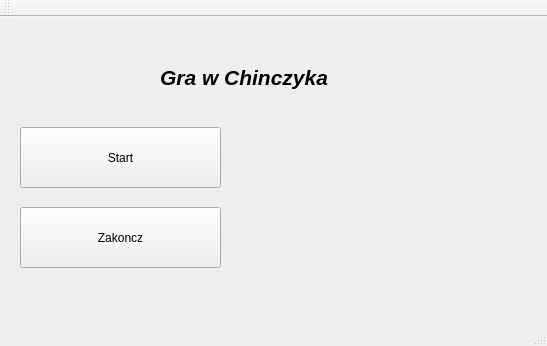
<?xml version="1.0" encoding="UTF-8"?>
<ui version="4.0">
 <class>MainWindow</class>
 <widget class="QMainWindow" name="MainWindow">
  <property name="geometry">
   <rect>
    <x>0</x>
    <y>0</y>
    <width>547</width>
    <height>346</height>
   </rect>
  </property>
  <property name="windowTitle">
   <string>MainWindow</string>
  </property>
  <widget class="QWidget" name="centralWidget">
   <widget class="QPushButton" name="start_button">
    <property name="geometry">
     <rect>
      <x>20</x>
      <y>110</y>
      <width>201</width>
      <height>61</height>
     </rect>
    </property>
    <property name="text">
     <string>Start</string>
    </property>
   </widget>
   <widget class="QLabel" name="label">
    <property name="geometry">
     <rect>
      <x>160</x>
      <y>20</y>
      <width>211</width>
      <height>81</height>
     </rect>
    </property>
    <property name="font">
     <font>
      <family>MS Shell Dlg 2</family>
      <pointsize>16</pointsize>
      <weight>75</weight>
      <italic>true</italic>
      <bold>true</bold>
     </font>
    </property>
    <property name="text">
     <string>Gra w Chinczyka</string>
    </property>
    <property name="textFormat">
     <enum>Qt::RichText</enum>
    </property>
   </widget>
   <widget class="QPushButton" name="finish_button">
    <property name="geometry">
     <rect>
      <x>20</x>
      <y>190</y>
      <width>201</width>
      <height>61</height>
     </rect>
    </property>
    <property name="text">
     <string>Zakoncz</string>
    </property>
   </widget>
  </widget>
  <widget class="QMenuBar" name="menuBar">
   <property name="geometry">
    <rect>
     <x>0</x>
     <y>0</y>
     <width>547</width>
     <height>21</height>
    </rect>
   </property>
  </widget>
  <widget class="QToolBar" name="mainToolBar">
   <attribute name="toolBarArea">
    <enum>TopToolBarArea</enum>
   </attribute>
   <attribute name="toolBarBreak">
    <bool>false</bool>
   </attribute>
  </widget>
  <widget class="QStatusBar" name="statusBar"/>
 </widget>
 <layoutdefault spacing="6" margin="11"/>
 <resources/>
 <connections/>
</ui>
